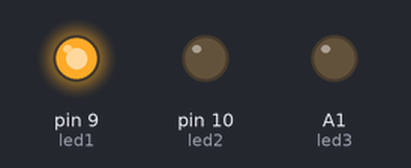
The sketch below on a simulated Arduino Uno, built with avr-gcc and run on an emulated ATmega328P. Parts: output pins drawn as LEDs (lit = HIGH).

Above: at 0.5 s.
At 8.5 s:
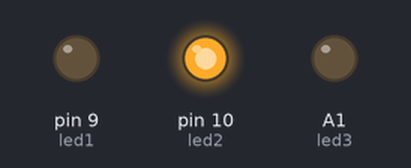
At 16.5 s:
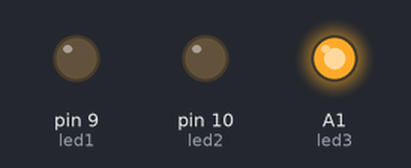
At 44.5 s:
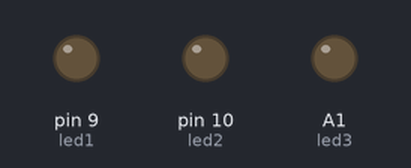
Timing chart, 0 to 45.5 s (numbered marks = the images above):
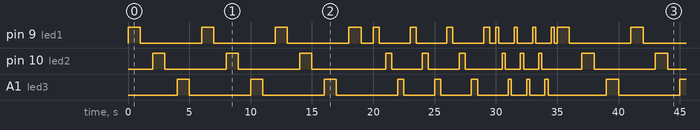

Measured:
- by itself, pin 9 (led1): moves between LOW and HIGH, repeating every 35.0 s
- by itself, A1 (led3): repeats every 35.0 s: 2 × (LOW 5.0 s, HIGH 1.0 s), LOW 5.0 s, 3 × (HIGH 0.50 s, LOW 2.5 s), 2 × (HIGH 0.25 s, LOW 1.3 s), HIGH 0.25 s, LOW 4.8 s, HIGH 1.0 s
- by itself, pin 10 (led2): repeats every 35.0 s: 2 × (LOW 5.0 s, HIGH 1.0 s), LOW 6.0 s, 2 × (HIGH 0.50 s, LOW 2.5 s), HIGH 0.50 s, LOW 3.0 s, 2 × (HIGH 0.25 s, LOW 1.3 s), HIGH 0.25 s, LOW 3.3 s, HIGH 1.0 s

The sketch:

3lights.ino
```cpp
const int led1 = 9;  //  pin 13
const int led2 = 10;  //  pin 10
const int led3 = A1;  //  pin A1

void setup() {
  pinMode(led1, OUTPUT);
  pinMode(led2, OUTPUT);
  pinMode(led3, OUTPUT);
}

void loop() {
  blinksDuration(1000); // 1 second delay
  blinksDuration(500);  // 0.5 second delay
  blinksDuration(250);  // 0.25 second delay
}

void blinksDuration(int delayTime) {
  int blinkCount = 0;

  while (blinkCount < 10) {
    if (blinkCount < 10) {
      digitalWrite(led1, HIGH);
      delay(delayTime);
      digitalWrite(led1, LOW);
      delay(delayTime);
      blinkCount++;
    }

    if (blinkCount < 10) {
      digitalWrite(led2, HIGH);
      delay(delayTime);
      digitalWrite(led2, LOW);
      delay(delayTime);
      blinkCount++;
    }

    if (blinkCount < 10) {
      digitalWrite(led3, HIGH);
      delay(delayTime);
      digitalWrite(led3, LOW);
      delay(delayTime);
      blinkCount++;
    }
  }
}
```
